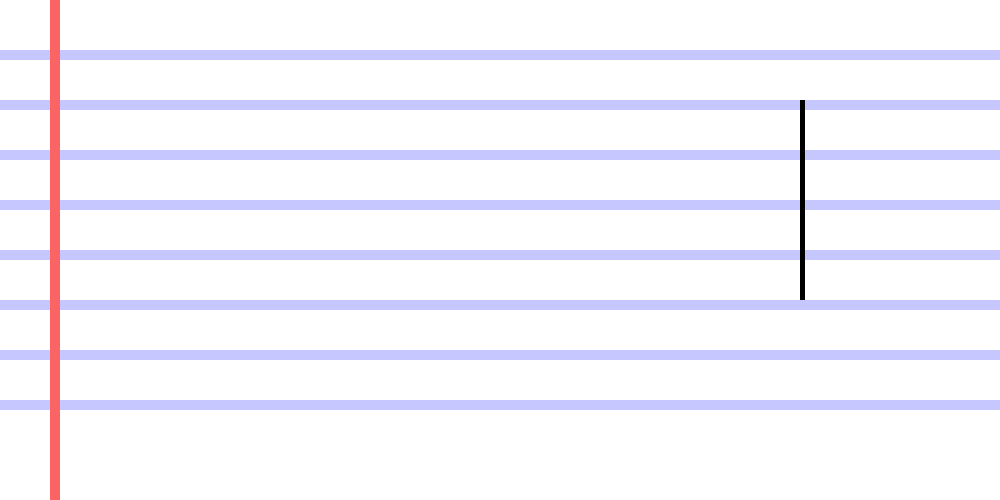
Frame 1 (no input)
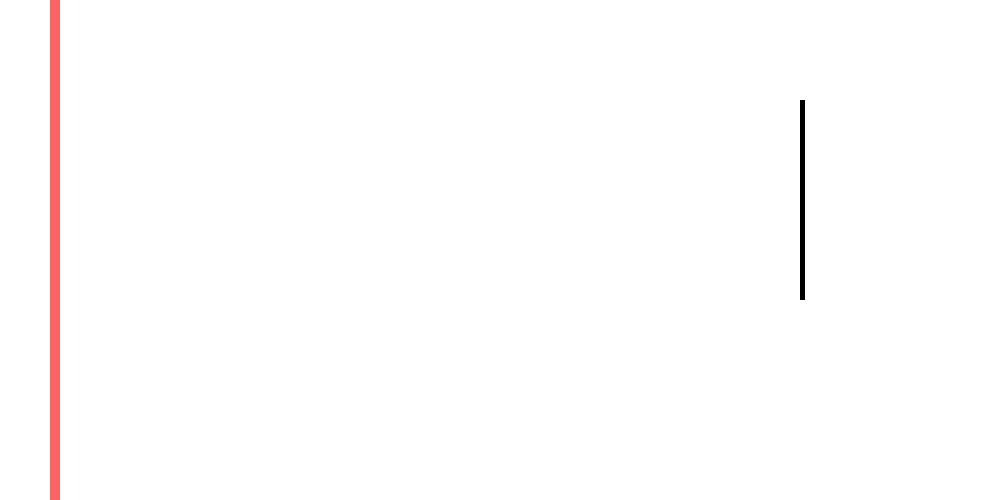
Frame 60 (the mouse pressed at the canvas centre just before this capture)
Frame 120 (the mouse held since frame 60 and released just before this capture): identical to frame 60, image omitted

The Processing sketch that drew these frames (run headless with seeded random() and noise(); from frame 60 on, the mouse is pressed at the canvas centre):

// Processing sketch: bug05
// ── bug05.pde
// Why do I not see my character anymore after I tried
// to draw a background?

boolean erase = false;
float x = 175;
float y = 100;


void setup() {
  size(1000, 500);
  noStroke();
  background(255);
}
void draw() {
  //here's the paper bg
  background(255);
  for (float paperY = 50; y < height; y+=50){
    fill(199,199,255);
    rect(0,paperY,width,10);
    paperY+=50;
  }
  fill(250,100,100);
  rect(50, 0, 10, height);
  
  //this is the stuff for the line +erasing it
  fill(0);
  if (erase==false) {
    rect (width-200, 0+100, 5, 200);
  }
  if (x > width-345) {
    erase = true;
  }

  //everything else in draw is the character
  //these are the blue jeans, they're supposed to not be squares for the lil triangle space
  fill(130, 177, 255);
  rect(x+25, y+200, 25, 150);
  //^left leg
  rect(x+100, y+200, 25, 150);
  rect(x+50, y+200, 50, 30);
  //^right leg
  //here's the body, its lowered onto the quad legs above: the body is here so the pink from the legs doesn't
  //go over the legs
  fill(226, 58, 60);
  rect(x, y, 150, 150, 9);
  rect(x, y+175, 150, 35, 9);
  //simple belt and stuff
  fill(214, 214, 214);
  rect(x+7, y+150, 136, 25);
  //eyeball time baby
  fill(255);
  ellipse(x+40, y+50, 30, 30);
  //the second eye is slightly bigger for that Quirky look
  ellipse(x+110, y+50, 35, 35);
  //pupils, the point at which an ellipse is generated is in the middle of the circle so pupils are the same just smaller
  fill(0);
  ellipse(x+40, y+50, 10, 10);
  ellipse(x+110, y+50, 12, 12);
  //this is all shoe stuff
  //first is the red triangles
  fill(119, 111, 93);
  triangle(x+25, y+350, x+25, y+375, x-25, y+375);
  triangle(x+125, y+350, x+125, y+375, x+175, y+375);
  //here come the rest of the red thats like the heel
  rect(x+25, y+350, 25, 25);
  rect(x+100, y+350, 25, 25);
  //below is the actual white lines of the shoes
  fill(1);
  rect(x+100, y+375, 75, 10);
  rect(x-25, y+375, 75, 10);
  
  //lastly we get the constrain to keep him within frame
  x= constrain(x, 0, width-150);
}

//keybinds
void keyPressed() {
  if (keyCode == 'D') {
    x+=10;
  }
  if (keyCode == 'A') {
    x-=10;
  }
  if (key == ENTER) {
    erase = false;
  }
}
